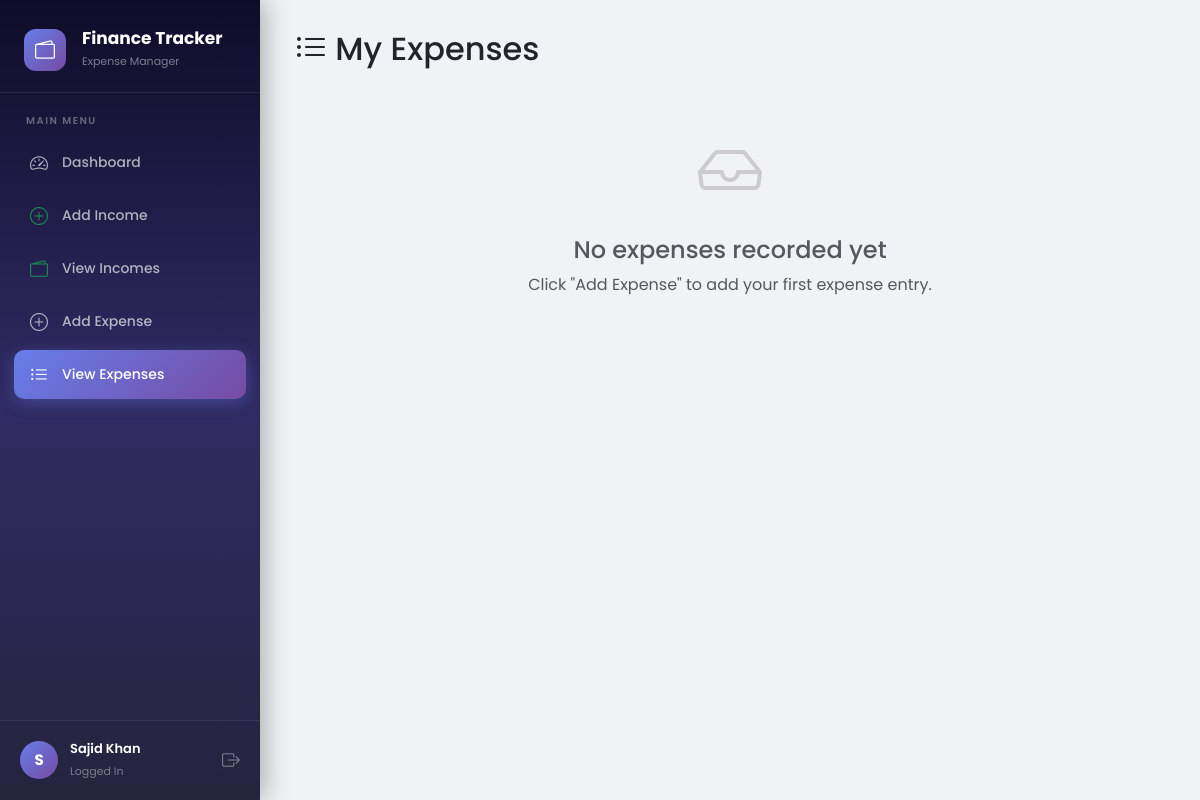
/expenses (signed in), run on an earlier commit of the app's database.
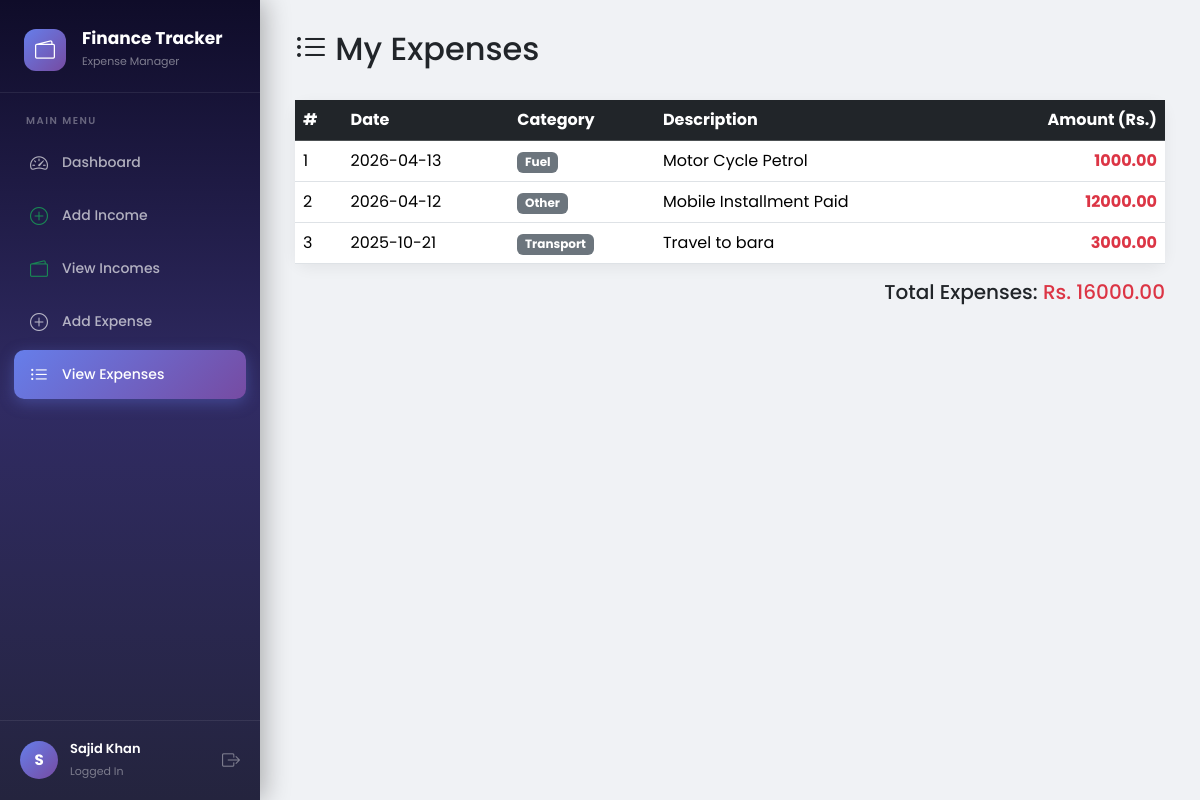
And on a later commit of the database.
### tables this page shows
CREATE TABLE transactions(
        id INTEGER PRIMARY KEY AUTOINCREMENT,
        user_id INTEGER NOT NULL,
        type TEXT NOT NULL,
        category TEXT NOT NULL,
        amount REAL NOT NULL,
        description TEXT,
        date DATE NOT NULL,
        created_at TIMESTAMP DEFAULT CURRENT_TIMESTAMP,
        FOREIGN KEY (user_id) REFERENCES users(id)
    );

### routes/transactions.py (the view)
@transactions.route('/expenses')
def view_expenses():
    if 'user_id' not in session:
        return redirect(url_for('auth.login'))
    db = get_db()
    expenses = db.execute("""
        SELECT id, category, amount, description, date
        FROM transactions
        WHERE user_id = ? AND type = 'expense'
        ORDER BY date DESC
    """, (session['user_id'],)).fetchall()
    return render_template('expenses.html', expenses=expenses)

### app.py (called while the page is built)
@app.teardown_appcontext
def shutdown_session(exception=None):
    close_connection(exception)

### models/database.py (called while the page is built)
def get_db():
    db = getattr(g, '_database', None)
    if db is None:
        db = g._database = sqlite3.connect(DATABASE)
        db.row_factory = sqlite3.Row
    return db

def close_connection(exception):
    db = getattr(g, '_database', None)
    if db is not None:
        db.close()

### templates/expenses.html (shortened to what this page needs)
{% extends "base.html" %}
{% block content %}
<div class="d-flex justify-content-between align-items-center mb-4">
    <h2><i class="bi bi-list-ul"></i> My Expenses</h2>
</div>
{% if expenses %}
<div class="card">
    <div class="card-body p-0">
        <div class="table-responsive">
            <table class="table table-hover mb-0">
                <thead class="table-dark">
                    <tr>
                        <th>#</th>
                        <th>Date</th>
                        <th>Category</th>
                        <th>Description</th>
                        <th class="text-end">Amount (Rs.)</th>
                    </tr>
                </thead>
                <tbody>
                    {% for expense in expenses %}
                    <tr>
                        <td>{{ loop.index }}</td>
                        <td>{{ expense['date'] }}</td>
                        <td><span class="badge bg-secondary">{{ expense['category'] }}</span></td>
                        <td>{{ expense['description'] if expense['description'] else '-' }}</td>
                        <td class="text-end fw-bold text-danger">{{ "%.2f"|format(expense['amount']) }}</td>
                    </tr>
                    {% endfor %}
                </tbody>
            </table>
        </div>
    </div>
</div>
{% set total = expenses | map(attribute='amount') | list %}
<div class="text-end mt-3">
    <h5>Total Expenses: <span class="text-danger">Rs. {{ "%.2f"|format(total|sum) }}</span></h5>
</div>
{% else %}
<div class="text-center mt-5">
    <i class="bi bi-inbox" style="font-size: 4rem; color: #ccc;"></i>
    <h4 class="text-muted mt-3">No expenses recorded yet</h4>
    <p class="text-muted">Click "Add Expense" to add your first expense entry.</p>
</div>
{% endif %}
{% endblock %}

### templates/base.html (shortened to what this page needs)
<!DOCTYPE html>
<html lang="en">
<head>
    <link href="https://cdn.jsdelivr.net/npm/bootstrap@5.3.2/dist/css/bootstrap.min.css" rel="stylesheet">
    <link href="https://cdn.jsdelivr.net/npm/bootstrap-icons@1.11.1/font/bootstrap-icons.css" rel="stylesheet">
</head>
<body>
    {% if session.get('user_id') %}
    <aside class="sidebar" id="sidebar">
        <div class="sidebar-brand">
            <div class="d-flex align-items-center gap-3">
                <div class="logo-icon">
                    <i class="bi bi-wallet2"></i>
                </div>
                <div>
                    <h5>Finance Tracker</h5>
                    <small>Expense Manager</small>
                </div>
            </div>
        </div>
        <nav class="sidebar-nav">
            <div class="sidebar-label">Main Menu</div>
            <a href="/dashboard" class="sidebar-link {% if request.path == '/dashboard' %}active{% endif %}">
                <i class="bi bi-speedometer2"></i>
                <span>Dashboard</span>
            </a>
            <a href="/add_income" class="sidebar-link {% if request.path == '/add_income' %}active{% endif %}">
                <i class="bi bi-plus-circle text-success"></i>
                <span>Add Income</span>
            </a>
            <a href="/incomes" class="sidebar-link {% if request.path == '/incomes' %}active{% endif %}">
                <i class="bi bi-wallet2 text-success"></i>
                <span>View Incomes</span>
            </a>
            <a href="/add" class="sidebar-link {% if request.path == '/add' %}active{% endif %}">
                <i class="bi bi-plus-circle"></i>
                <span>Add Expense</span>
            </a>
            <a href="/expenses" class="sidebar-link {% if request.path == '/expenses' %}active{% endif %}">
                <i class="bi bi-list-ul"></i>
                <span>View Expenses</span>
            </a>
        </nav>
        <div class="sidebar-user">
            <div class="avatar">{{ session.get('user_name', 'U')[0]|upper }}</div>
            <div class="user-info">
                <span>{{ session.get('user_name') }}</span>
                <small>Logged In</small>
            </div>
            <a href="/logout" class="logout-btn" title="Logout">
                <i class="bi bi-box-arrow-right"></i>
            </a>
        </div>
    </aside>
    <div class="main-content">
        {% block content %}{% endblock %}
    </div>
    {% endif %}
</body>
</html>

### templates/base.html (style rules this page uses)
* { font-family: 'Poppins', sans-serif; }
body { background-color: #f0f2f5; margin: 0; }
.card { border: none; border-radius: 14px; box-shadow: 0 4px 15px rgba(0,0,0,0.06); }
.sidebar { position: fixed; top: 0; left: 0; width: 260px; height: 100vh; background: linear-gradient(180deg, #0f0c29 0%, #302b63 50%, #24243e 100%); z-index: 1000; display: flex; flex-direction: column; transition: transform 0.3s ease; box-shadow: 4px 0 25px rgba(0,0,0,0.3); }
.sidebar-brand { padding: 28px 24px 20px; border-bottom: 1px solid rgba(255,255,255,0.08); }
.sidebar-brand .logo-icon { width: 42px; height: 42px; background: linear-gradient(135deg, #667eea, #764ba2); border-radius: 12px; display: flex; align-items: center; justify-content: center; font-size: 20px; color: white; }
.sidebar-brand h5 { color: #fff; font-weight: 700; font-size: 17px; margin: 0; }
.sidebar-brand small { color: rgba(255,255,255,0.45); font-size: 11px; }
.sidebar-nav { flex: 1; padding: 20px 14px; overflow-y: auto; }
.sidebar-label { color: rgba(255,255,255,0.35); font-size: 10px; font-weight: 600; letter-spacing: 1.5px; text-transform: uppercase; padding: 0 12px; margin-bottom: 10px; margin-top: 20px; }
.sidebar-label:first-child { margin-top: 0; }
.sidebar-link { display: flex; align-items: center; gap: 12px; padding: 11px 14px; border-radius: 10px; color: rgba(255,255,255,0.65); text-decoration: none; font-size: 14px; font-weight: 500; transition: all 0.25s ease; margin-bottom: 4px; }
.sidebar-link i { font-size: 18px; width: 22px; text-align: center; }
.sidebar-link.active { background: linear-gradient(135deg, #667eea, #764ba2); color: #fff; box-shadow: 0 4px 15px rgba(102,126,234,0.35); }
.sidebar-user { padding: 18px 20px; border-top: 1px solid rgba(255,255,255,0.08); display: flex; align-items: center; gap: 12px; }
.sidebar-user .avatar { width: 38px; height: 38px; background: linear-gradient(135deg, #667eea, #764ba2); border-radius: 50%; display: flex; align-items: center; justify-content: center; color: #fff; font-weight: 700; font-size: 15px; }
.sidebar-user .user-info { flex: 1; min-width: 0; }
.sidebar-user .user-info span { display: block; color: #fff; font-size: 13px; font-weight: 600; white-space: nowrap; overflow: hidden; text-overflow: ellipsis; }
.sidebar-user .user-info small { color: rgba(255,255,255,0.4); font-size: 11px; }
.sidebar-user .logout-btn { color: rgba(255,255,255,0.4); font-size: 18px; text-decoration: none; transition: color 0.2s; }
.main-content { margin-left: 260px; min-height: 100vh; padding: 30px 35px; transition: margin-left 0.3s ease; }

What changed in the data, as far as the page shows it:
added transactions: date "2026-04-13", category "Fuel", description "Motor Cycle Petrol", amount "1000.00"
added transactions: date "2026-04-12", category "Other", description "Mobile Installment Paid", amount "12000.00"
added transactions: date "2025-10-21", category "Transport", description "Travel to bara", amount "3000.00"
Also different on the page:
{{ "%.2f"|format(total|sum) }}: (not shown) → "16000.00"
text no longer shown: "No expenses recorded yet Click \"Add Expense\" to add your first expense entry."
text now shown: "# Date Category Description Amount (Rs.) Total Expenses: Rs."
